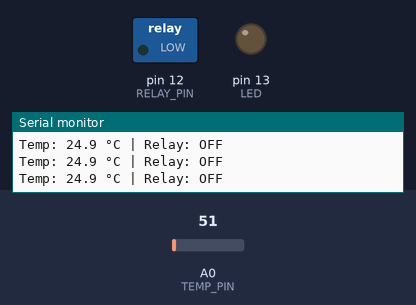
This sketch was run on a simulated Arduino Uno, built with avr-gcc and run on an emulated ATmega328P. Parts: switched loads named in the sketch (green lamp = pin HIGH), output pins drawn as LEDs (lit = HIGH), the last lines printed to the serial monitor. Inputs (shaded band) come from the test bench; at power-on: A0 (TEMP_PIN) = 51.

Above: at 1.2 s.
1.3 s: A0 (TEMP_PIN) set to 55
At 2.2 s:
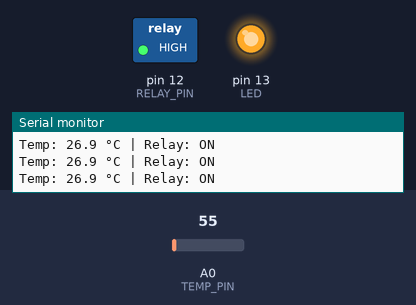
2.8 s: A0 (TEMP_PIN) set to 30
At 3.7 s:
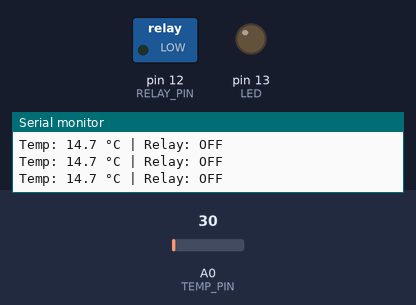
4.3 s: A0 (TEMP_PIN) set to 61
At 4.9 s:
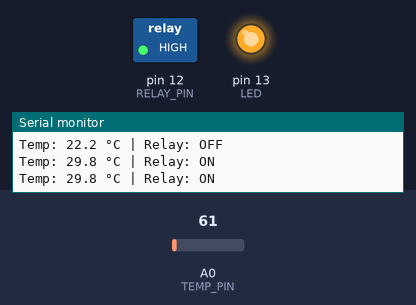
Timing chart, 0 to 7.3 s (numbered marks = the images above; inputs shaded):
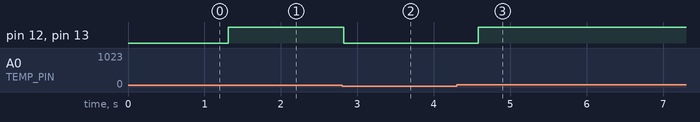

Measured:
- the behaviour switches between 51 and 52 on A0 (TEMP_PIN) (found by bisection; images 0 and 1)
- after the input at 1.3 s, pin 12 (RELAY_PIN), pin 13 (LED): LOW → HIGH at once
- after the input at 2.8 s, pin 12 (RELAY_PIN), pin 13 (LED): HIGH → LOW at once
- after the input at 4.3 s, pin 12 (RELAY_PIN), pin 13 (LED): LOW → HIGH after 0.28 s

The sketch:

arduino_code.ino
```cpp
// LM35 + Relay Control
const int TEMP_PIN = A0;  // LM35 Vout
const int RELAY_PIN = 12;  // Relay module
const int LED = 13;

// Temperature threshold
const float T_ON = 25.0;  // °C: turn relay ON above this
const int SAMPLES = 10;

void setup() {
  pinMode(RELAY_PIN, OUTPUT);
  pinMode(LED, OUTPUT);
  digitalWrite(RELAY_PIN, LOW); // ensure relay OFF initially
  analogWrite(LED, LOW);
  Serial.begin(9600);
}

void loop() {
  // --- Average ADC readings ---
  long acc = 0;
  for (int i = 0; i < SAMPLES; i++) {
    acc += analogRead(TEMP_PIN);
    delay(5);
  }
  float raw = acc / (float)SAMPLES;
  // Serial.println(raw);

  // --- Convert to Celsius ---
  float voltage = raw * (5.0 / 1023.0);  // ADC to volts
  float tempC = voltage * 100.0;         // LM35: 10mV/°C

  // --- Relay control ---
  if (tempC >= T_ON) {
    digitalWrite(RELAY_PIN, HIGH);  // Turn relay ON
    digitalWrite(LED, HIGH);
  } else {
    digitalWrite(RELAY_PIN, LOW);   // Turn relay OFF
    digitalWrite(LED, LOW);
  }

  // --- Debug ---
  Serial.print("Temp: ");
  Serial.print(tempC, 1);
  Serial.print(" °C | Relay: ");
  Serial.println(tempC >= T_ON ? "ON" : "OFF");

  delay(200);
}
```
